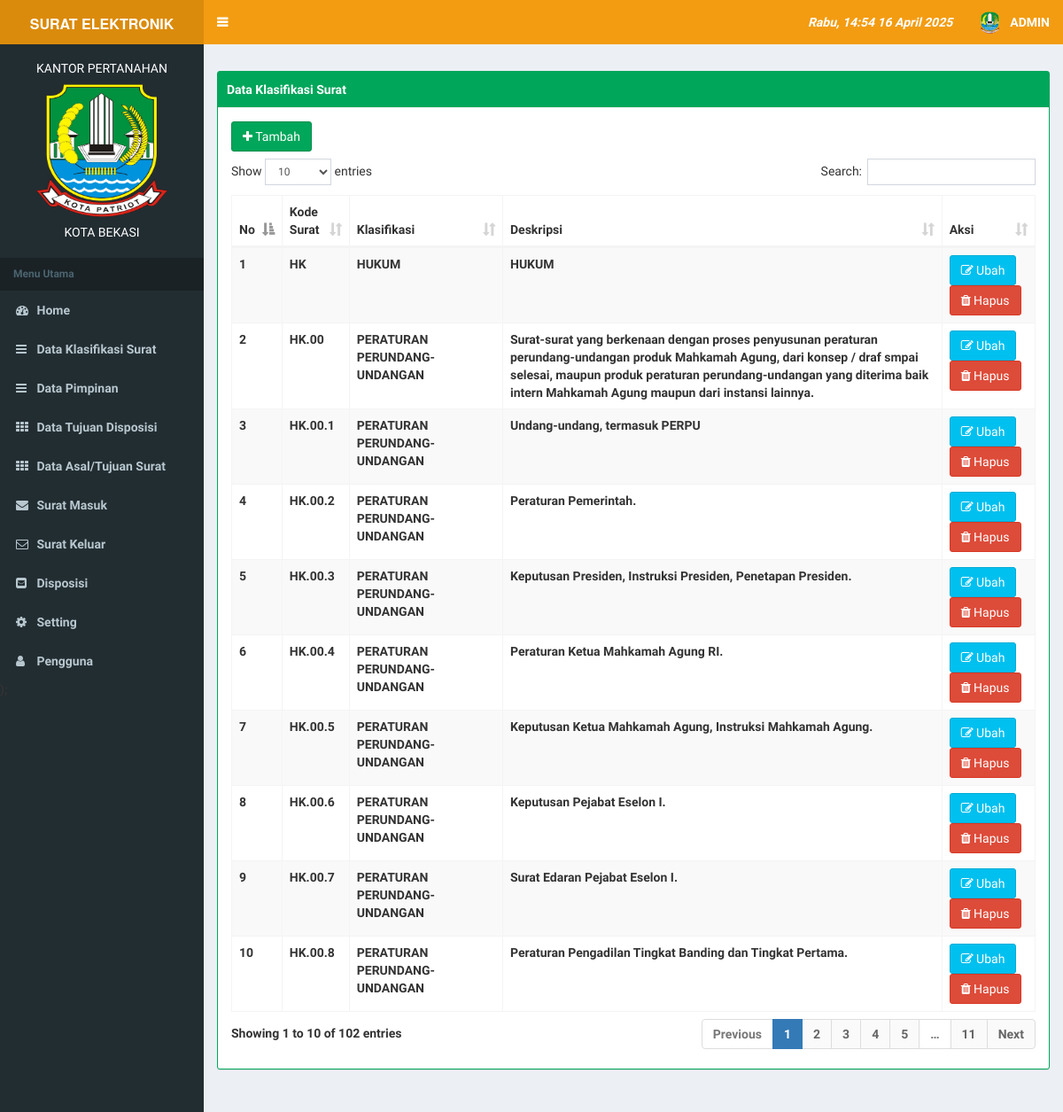
The page /index.php?page=klasifikasi (signed in) on the database its author committed.
### tables this page shows
CREATE TABLE `tb_user` (
  `id` int(11) NOT NULL,
  `username` varchar(100) NOT NULL,
  `password` varchar(100) NOT NULL,
  `nama_user` varchar(100) NOT NULL,
  `level` varchar(30) NOT NULL,
  `foto` varchar(255) NOT NULL,
  `level_pimpinan` int(11) NOT NULL
);

CREATE TABLE `tb_profile` (
  `kota` varchar(255) NOT NULL,
  `lembaga` varchar(255) NOT NULL,
  `alamat` text NOT NULL,
  `telpon` varchar(255) NOT NULL,
  `foto` varchar(255) NOT NULL
);

CREATE TABLE `ref_klasifikasi` (
  `id` int(4) NOT NULL,
  `kode` varchar(50) NOT NULL,
  `nama` varchar(250) NOT NULL,
  `uraian` mediumtext NOT NULL
);

### page/klasifikasi/klasifikasi.php (the view)
<div class="row">
                <div class="col-md-12">
                    <div class="box box-success box-solid">
                        <div class="box-header with-border">
                             Data Klasifikasi Surat
                        </div>
                        <div class="panel-body">
                            <div class="table-responsive">
                                 <a href="?page=klasifikasi&aksi=tambah" class="btn btn-success" style="margin-bottom: 8px;"><i class="fa fa-plus"></i> Tambah </a>
                                <table class="table table-striped table-bordered table-hover" id="example1">
                                    <thead>
                                        <tr>
                                            <th>No</th>
                                            <th>Kode Surat</th>
                                            <th>Klasifikasi</th>
                                            <th>Deskripsi</th>
                                            <th>Aksi</th>
                                        </tr>
                                    </thead>
                                    <tbody>
                                        <?php
                                            $no = 1;
                                            $sql = $koneksi->query("select * from ref_klasifikasi ");
                                            while ($data= $sql->fetch_assoc()) {
                                        ?>
                                        <tr>
                                            <td><?php echo $no++; ?></td>
                                            <td><?php echo $data['kode'];?></td>
                                             <td><?php echo $data['nama'];?></td>
                                              <td><?php echo $data['uraian'];?></td>
                                             <td>
                                                <a href="?page=klasifikasi&aksi=ubah&id=<?php echo $data['id']; ?>" class="btn btn-info" ><i class="fa fa-edit"></i> Ubah</a>
                                                <a onclick="return confirm('Anda Yakin Akan Mengahapus Data Ini ... ???')" href="?page=klasifikasi&aksi=hapus&id=<?php echo $data['id']; ?>" class="btn btn-danger" ><i class="fa fa-trash"></i> Hapus</a>
                                            </td>
                                        </tr>
                                        <?php  } ?>
                                    </tbody>
                                    </table>
                                  </div>
                        </div>
                     </div>
                   </div>
     </div>

### index.php (shortened to what this page needs)
<?php
    include "koneksi/koneksi.php";
    include "include/hari.php";
   if($_SESSION['admin'] || $_SESSION['user']){
 ?>
<!DOCTYPE html>
<html>
<head>
  <link rel="stylesheet" href="bower_components/bootstrap/dist/css/bootstrap.min.css">
  <link rel="stylesheet" href="bower_components/font-awesome/css/font-awesome.min.css">
  <link rel="stylesheet" href="bower_components/Ionicons/css/ionicons.min.css">
    <link rel="stylesheet" href="bower_components/datatables.net-bs/css/dataTables.bootstrap.min.css">
     <link rel="stylesheet" href="bower_components/select2/dist/css/select2.min.css">
  <link rel="stylesheet" href="dist/css/AdminLTE.min.css">
  <link rel="stylesheet" href="dist/css/skins/_all-skins.min.css">
   <link rel="stylesheet" type="text/css" href="sw/dist/sweetalert.css">
</head>
<body class="hold-transition skin-yellow sidebar-mini">
<div class="wrapper">
  <header class="main-header">
    <a href="index.php" class="logo">
      <span class="logo-mini"><b>SRT</span>
      <span class="logo-lg"><b style="font-size:16px;"><?php echo strtoupper($title) ?></b></span>
    </a>
    <nav class="navbar navbar-static-top">
      <a href="#" class="sidebar-toggle" data-toggle="push-menu" role="button">
      </a>
      <div class="navbar-custom-menu">
        <ul class="nav navbar-nav">
          <li class="dropdown tasks-menu">
            <a href="#" class="dropdown-toggle" data-toggle="dropdown">
              <i><?php
              echo hari_ini().','.date(' H:i d F Y'); ?></i>
            </a>
          </li>
          <?php
                  if($_SESSION['admin']){
                       $user_l=$_SESSION['admin'];
                  }elseif ($_SESSION['user']) {
                       $user_l=$_SESSION['user'];
                  }
                  $sql_u = $koneksi->query("select* from tb_user where id='$user_l'");
                  $data_u = $sql_u->fetch_assoc();
        ?>
          <li class="dropdown user user-menu">
            <a href="#" class="dropdown-toggle" data-toggle="dropdown">
              <img src="images/<?php echo $data_u['foto']; ?>" class="user-image" alt="User Image">
              <span class="hidden-xs"><?php echo strtoupper($data_u['nama_user']); ?></span>
            </a>
        </ul>
      </div>
    </nav>
  </header>
  <aside class="main-sidebar">
    <section class="sidebar">
        <?php include "include/menu.php" ?>
    </section>
  </aside>
  <div class="content-wrapper">
    <section class="content-header">
    </section>
    <section class="content">
      <?php
            include "include/isi.php";
       ?>
    </section>
  </div>
</div>
</body>
</html>
<?php
    }else{
        header("location:login.php");
    }
?>

### include/menu.php (shortened to what this page needs)
<?php
    $sql = $koneksi->query("select * from tb_profile");
    $data = $sql->fetch_assoc();
?>
<div class="user-panel">
  <div align="center">
  <h5 style="color: white; font-size: 14px; text-align: center;"><?php echo strtoupper($data['lembaga']); ?></h5>
  <img src="images/<?php echo $data['foto']; ?>" width="150" height="150" >
  <h5 style="color:white; font-size: 14px; text-align: center; "><?php echo strtoupper($data['kota']); ?></h5>
  </div>
<div class="pull-left info">
  </div>
</div>
<ul class="sidebar-menu" data-widget="tree">
  <li class="header">Menu Utama</li>
<li><a href="index.php"><i class="fa fa-dashboard"></i> <span>Home</span></a></li>
   <?php if ($_SESSION['admin']) {?>
  <li><a href="?page=klasifikasi"><i class="fa fa-bars"></i> <span>Data Klasifikasi Surat </span></a></li>
  <li><a href="?page=pimpinan"><i class="fa fa-bars"></i> <span>Data Pimpinan </span></a></li>
 <li><a href="?page=m_dispos"><i class="fa fa-th"></i> <span>Data Tujuan Disposisi </span></a></li>
 <li><a href="?page=asal_tujuan"><i class="fa fa-th"></i> <span>Data Asal/Tujuan Surat </span></a></li>
 <?php } ?>
  <li><a href="?page=masuk"><i class="fa fa-envelope"></i> <span>Surat Masuk </span></a></li>
  <li><a href="?page=keluar"><i class="fa fa-envelope-o"></i> <span>Surat Keluar </span></a></li>
  <li><a href="?page=disposisi"><i class="fa fa-envelope-square"></i> <span>Disposisi</span></a></li>
  <?php if ($_SESSION['admin']) {?>
  <li><a href="?page=profile&aksi=seting"><i class="fa fa-gear"></i> <span>Setting</span></a></li>
  <li><a href="?page=user"><i class="fa fa-user"></i> <span>Pengguna</span></a></li>
  <?php } ?>
</ul>);

### rows shown on the page
tb_user: foto (picture), nama_user "ADMIN"
tb_profile: lembaga "KANTOR PERTANAHAN", foto (picture), kota "KOTA BEKASI"
ref_klasifikasi: kode "HK", nama "HUKUM", uraian "HUKUM"
ref_klasifikasi: kode "HK.00", nama "PERATURAN PERUNDANG-UNDANGAN", uraian "Surat-surat yang berkenaan dengan proses penyusunan peraturan perundang-undangan produk Mahkamah Agung, dari konsep / draf smpai selesai, maupun produk peraturan perundang-undangan yang diterima baik intern Mahkamah Agung maupun dari instansi lainnya."
ref_klasifikasi: kode "HK.00.1", nama "PERATURAN PERUNDANG-UNDANGAN", uraian "Undang-undang, termasuk PERPU"
ref_klasifikasi: kode "HK.00.2", nama "PERATURAN PERUNDANG-UNDANGAN", uraian "Peraturan Pemerintah."
ref_klasifikasi: kode "HK.00.3", nama "PERATURAN PERUNDANG-UNDANGAN", uraian "Keputusan Presiden, Instruksi Presiden, Penetapan Presiden."
ref_klasifikasi: kode "HK.00.4", nama "PERATURAN PERUNDANG-UNDANGAN", uraian "Peraturan Ketua Mahkamah Agung RI."
ref_klasifikasi: kode "HK.00.5", nama "PERATURAN PERUNDANG-UNDANGAN", uraian "Keputusan Ketua Mahkamah Agung, Instruksi Mahkamah Agung."
ref_klasifikasi: kode "HK.00.6", nama "PERATURAN PERUNDANG-UNDANGAN", uraian "Keputusan Pejabat Eselon I."
ref_klasifikasi: kode "HK.00.7", nama "PERATURAN PERUNDANG-UNDANGAN", uraian "Surat Edaran Pejabat Eselon I."
ref_klasifikasi: kode "HK.00.8", nama "PERATURAN PERUNDANG-UNDANGAN", uraian "Peraturan Pengadilan Tingkat Banding dan Tingkat Pertama."

### other values the page prints
$title "SURAT ELEKTRONIK"
$hari_ini "Rabu"
